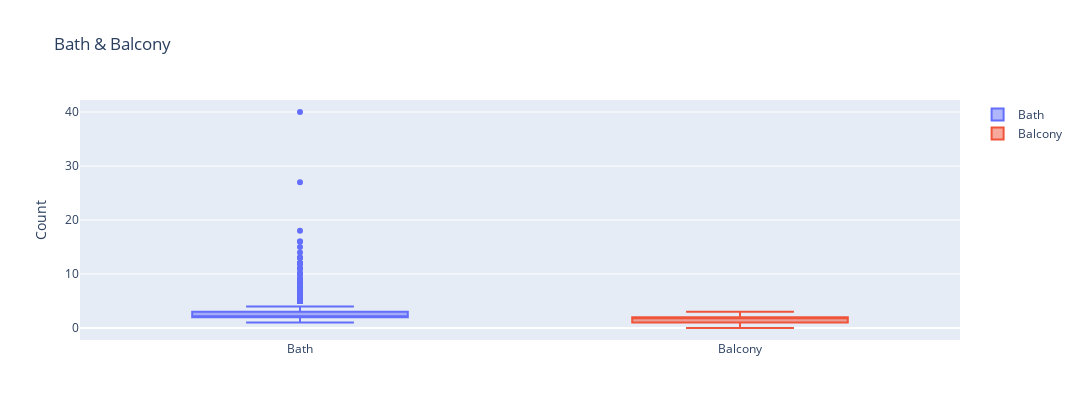

Notebook code for this chart:
### Code cell
# Observing the Bath and Balcony column
y0 = df.bath
y1 = df.balcony
fig = go.Figure()
fig.add_trace(go.Box(y=y0,name='Bath',quartilemethod="linear"))
fig.add_trace(go.Box(y=y1,name='Balcony',quartilemethod="linear"))
fig.update_layout(title='Bath & Balcony', yaxis_title='Count',height=420,width=1080)
fig.show()

### Figure 1 — Plotly figure (JSON) as saved in the notebook; plotly's stock layout.template omitted (floating-point values rounded to 4 significant figures; data arrays with more than 128 entries replaced by an {"elided": "..."} marker saying what was removed)
{"data": [{"name": "Bath", "quartilemethod": "linear", "type": "box", "y": {"elided": "13320 int values"}}, {"name": "Balcony", "quartilemethod": "linear", "type": "box", "y": {"elided": "13320 int values"}}], "layout": {"height": 420, "title": {"text": "Bath & Balcony"}, "width": 1080, "yaxis": {"title": {"text": "Count"}}}}
